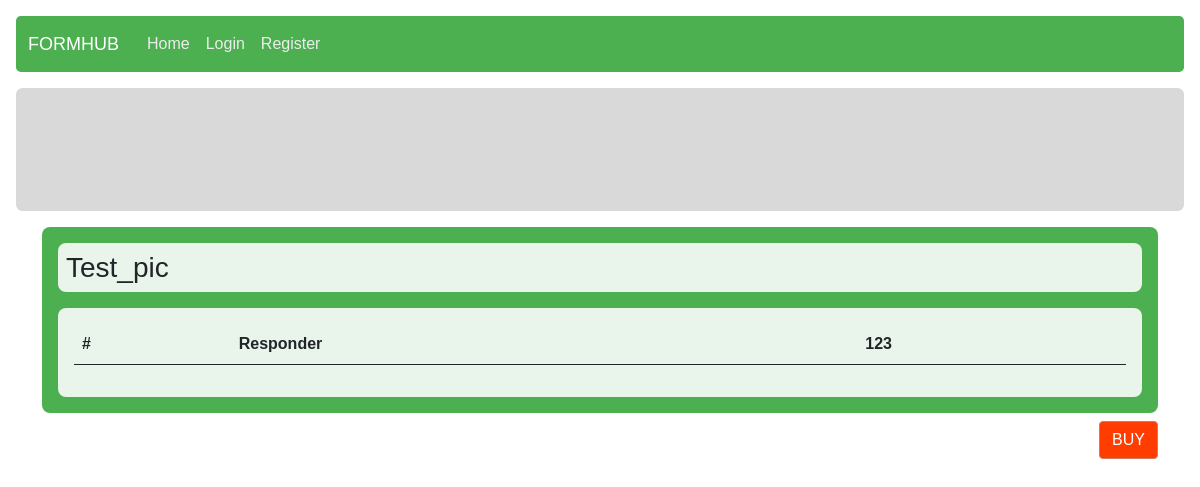
Page /redeem/preview_page/8 on the earlier database version.
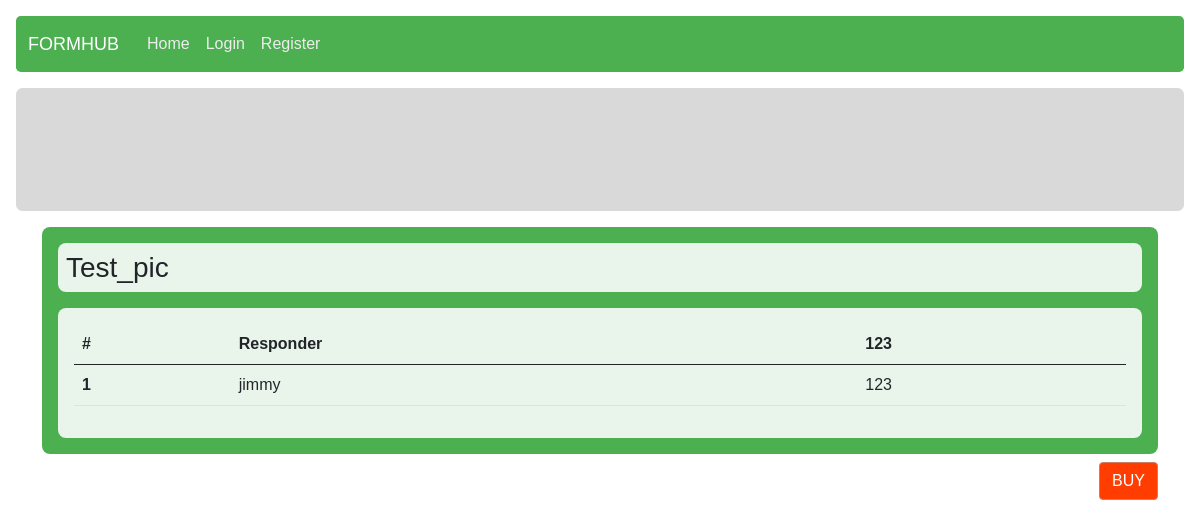
Same page on the later database version.
### form_management/models.py (models this page shows, shortened)
class FormResponse(models.Model):
    form = models.ForeignKey(Form, on_delete = models.CASCADE)
    responder = models.ForeignKey(User, on_delete = models.CASCADE)
    response = models.JSONField()
    answering_time = models.DateTimeField(auto_now_add = True)

### authentication/models.py (models this page shows)
class User(AbstractUser):
    student_id = models.CharField(max_length = 10, null = True)
    profile_img = models.ImageField(
        upload_to="static/userprofile/imgs",
        null = True,
        default = "static/userprofile/imgs/default.jpg")
    def __str__(self):
        return f"{self.username}"

### redeem/views.py (the view)
# urls.py: path("preview_page/<int:dataset_id>", views.preview_page, name="preview_page"),
def preview_page(request, dataset_id):
    form = Form.objects.get(pk = dataset_id)
    form_responses = FormResponse.objects.filter(form = form)[:5]
    questions = [section["question"] for section in form.design]
    user_id = request.user.id
    point_plus = PointTransaction.objects.filter(user_id_id=user_id).aggregate(total_points=Sum('point'))['total_points']
    point_negative = RedeemTransaction.objects.filter(user_id_id=user_id).aggregate(total_points=Sum('point'))['total_points']
    if (point_plus):
        point_plus
    else:
        point_plus = 0
    if (point_negative):
        point_negative
    else:
        point_negative = 0
    total_point = point_plus+point_negative
    return render(request, "redeem/dataset.html", {
        "form_name": form.form_name,
        "questions": questions,
        "records": form_responses,
        "form": form,
        "user_point": total_point,
    })

### templates/redeem/dataset.html (shortened to what this page needs)
{% extends "layout.html" %}
{% load static %}
{% block extra_css %}
    <link rel="stylesheet" href="{% static 'form_management/form_response.css' %}">
    <link rel="stylesheet" href="{% static 'redeem/redeem.css' %}">
{% endblock %}
{% block body %}
<div class="container">
    <div class="card-cover p-3">
        <div class="header mb-3 d-flex">
            <div class="form-name p-2 d-flex align-items-center">
                <h3>{{ form_name }}</h3>
            </div>
        </div>
        <div class="card-trans p-3">
            <div class="form-response">
                <table class="table table-hover">
                    <thead>
                        <th scope="col">#</th>
                        <th scope="col" class="header">Responder</th>
                        {% for question in questions %}
                            <th scope="col" class="header">{{ question }}</th>
                        {% endfor %}
                    </thead>
                    <tbody>
                        {% for record in records %}
                            <tr>
                                <th scope="row">{{ forloop.counter }}</th>
                                <td>{{ record.responder }}</td>
                                {% for item in record.response %}
                                    <td>{{ item.response }}</td>
                                {% endfor %}
                            </tr>
                        {% endfor %}
                    </tbody>
                </table>
            </div>
        </div>
    </div>
    <div class="d-flex justify-content-end">
        <button class="btn btn-primary buy-btn mt-2" onclick="buyDataset('{{ form.id }}')">BUY</button>
    </div>
</div>
{% endblock %}

Differences in the rows shown:
added FormResponse: responder "jimmy", response "123"
